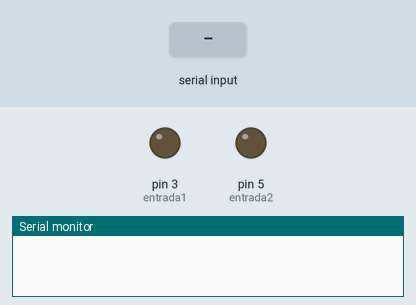
Recording of a sketch running on a simulated Arduino Uno, built with avr-gcc and run on an emulated ATmega328P. On the bench: output pins drawn as LEDs (lit = HIGH), the last lines printed to the serial monitor. The inputs (shaded band) are chosen by the test bench.

Above: at 1.2 s.
1.3 s: "subir\n" received over Serial
At 1.7 s:
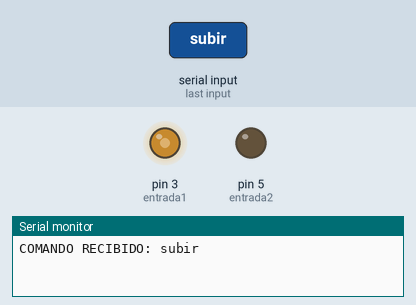
3.4 s: "bajar\n" received over Serial
At 3.8 s:
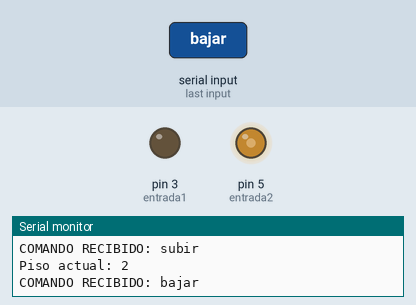
Timing chart, 0 to 6.4 s (numbered marks = the images above; inputs shaded):
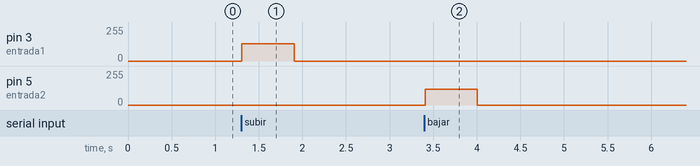

Measured:
- after the input at 1.3 s, pin 3 (entrada1): 0/255 → 130/255 at once, → 0/255 0.60 s later
- after the input at 3.4 s, pin 5 (entrada2): 0/255 → 120/255 at once, → 0/255 0.60 s later

The sketch:

elevador3.ino
```cpp
const byte entrada1 = 3;
const byte entrada2 = 5;
int piso = 1;

String input = "";
bool inputComplete = false;

// instanciar clase Print con el operador <<
template <typename T>
Print& operator<<(Print& printer, T value)
{
    printer.print(value);
    return printer;
}


void setup() {
  pinMode(entrada1, OUTPUT);
  pinMode(entrada2, OUTPUT);
  input.reserve(50);
  Serial.begin(9600);
}

void loop() {
  if(inputComplete) {
    Serial << "COMANDO RECIBIDO: " << input << '\n';
    input.trim();
    processCMD(input);
    input = "";
    inputComplete = false;
  }
}

void serialEvent() {
  while(Serial.available()) {
    char inChar = (char)Serial.read();
    if(inChar == '\n') {
      inputComplete = true;
    } else {
      input += inChar;
    }
  }
}

void processCMD(String cmd) {
  if(cmd.equals("subir")) {
    if(piso >=1 and piso <4) {
      analogWrite(entrada1, 130);
      digitalWrite(entrada2, LOW);
      delay(600);
      digitalWrite(entrada1, LOW);
      digitalWrite(entrada2, LOW);
      piso += 1;
      Serial << "Piso actual: " << piso << '\n';

    }else {
      Serial << "Imposible bajar. Piso actual: " << piso << '\n';
    }
  }
  else if(cmd.equals("bajar")) {
    if(piso > 1) {
      digitalWrite(entrada1, LOW);
      analogWrite(entrada2, 120);
      delay(600);
      digitalWrite(entrada1, LOW);
      digitalWrite(entrada2, LOW);
      piso -= 1;
      Serial << "Piso actual: " << piso << '\n';

    } else {
      Serial << "Imposible bajar. Piso actual: " << piso << '\n';
    }
  }
}
```
